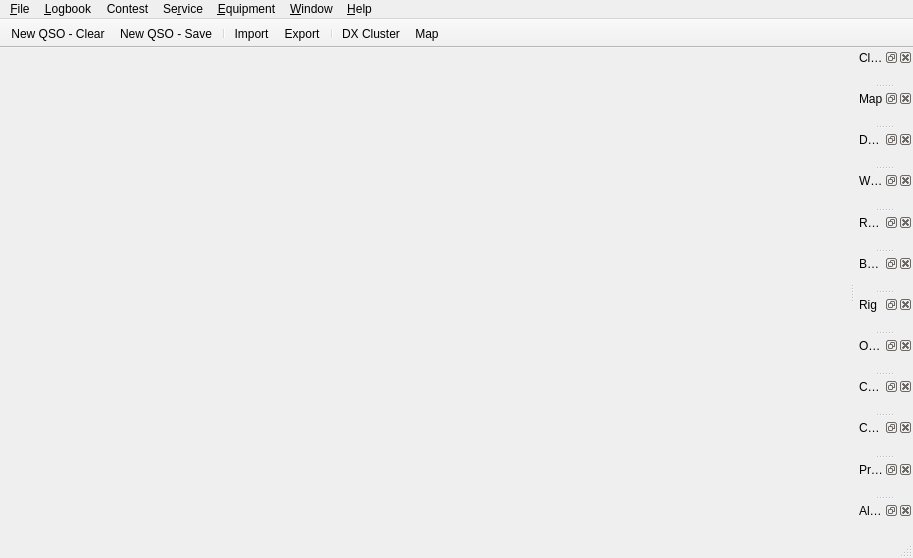
 <widget class="QMainWindow" name="MainWindow">
  <property name="geometry">
   <rect>
    <x>0</x>
    <y>0</y>
    <width>913</width>
    <height>558</height>
   </rect>
  </property>
  <property name="windowTitle">
   <string/>
  </property>
  <property name="dockOptions">
   <set>QMainWindow::AllowNestedDocks|QMainWindow::AllowTabbedDocks|QMainWindow::AnimatedDocks|QMainWindow::GroupedDragging</set>
  </property>
  <widget class="QWidget" name="centralWidget">
   <layout class="QVBoxLayout" name="verticalLayout">
    <property name="bottomMargin">
     <number>0</number>
    </property>
    <item>
     <widget class="LogbookWidget" name="logbookWidget" native="true">
      <property name="sizePolicy">
       <sizepolicy hsizetype="Preferred" vsizetype="Expanding">
        <horstretch>0</horstretch>
        <verstretch>0</verstretch>
       </sizepolicy>
      </property>
     </widget>
    </item>
    <item>
     <widget class="NewContactWidget" name="newContactWidget" native="true">
      <property name="sizePolicy">
       <sizepolicy hsizetype="Preferred" vsizetype="Maximum">
        <horstretch>0</horstretch>
        <verstretch>0</verstretch>
       </sizepolicy>
      </property>
      <property name="focusPolicy">
       <enum>Qt::ClickFocus</enum>
      </property>
     </widget>
    </item>
   </layout>
  </widget>
  <widget class="QMenuBar" name="menuBar">
   <property name="geometry">
    <rect>
     <x>0</x>
     <y>0</y>
     <width>913</width>
     <height>23</height>
    </rect>
   </property>
   <widget class="QMenu" name="menuFile">
    <property name="title">
     <string>&amp;File</string>
    </property>
    <addaction name="actionSettings"/>
    <addaction name="separator"/>
    <addaction name="actionQuit"/>
   </widget>
   <widget class="QMenu" name="menuLogbook">
    <property name="title">
     <string>&amp;Logbook</string>
    </property>
    <addaction name="actionQSOFilters"/>
    <addaction name="actionManualContact"/>
    <addaction name="separator"/>
    <addaction name="actionImport"/>
    <addaction name="actionExport"/>
    <addaction name="separator"/>
    <addaction name="actionAwards"/>
    <addaction name="actionStatistics"/>
   </widget>
   <widget class="QMenu" name="menuEquipment">
    <property name="title">
     <string>&amp;Equipment</string>
    </property>
    <addaction name="actionConnectRig"/>
    <addaction name="actionConnectCWKeyer"/>
    <addaction name="actionConnectRotator"/>
   </widget>
   <widget class="QMenu" name="menuHelp">
    <property name="title">
     <string>&amp;Help</string>
    </property>
    <addaction name="actionWikiHelp"/>
    <addaction name="actionReportBug"/>
    <addaction name="actionMailingList"/>
    <addaction name="separator"/>
    <addaction name="actionAbout"/>
   </widget>
   <widget class="QMenu" name="menuWindow">
    <property name="title">
     <string>&amp;Window</string>
    </property>
    <addaction name="actionAlerts"/>
    <addaction name="actionBandmap"/>
    <addaction name="actionClock"/>
    <addaction name="actionChat"/>
    <addaction name="actionCWConsole"/>
    <addaction name="actionDXClusterWindow"/>
    <addaction name="actionMapWindow"/>
    <addaction name="actionProfileImage"/>
    <addaction name="actionOnlineMap"/>
    <addaction name="actionRig"/>
    <addaction name="actionRotator"/>
    <addaction name="actionWsjtx"/>
   </widget>
   <widget class="QMenu" name="menuServices">
    <property name="title">
     <string>Se&amp;rvice</string>
    </property>
    <addaction name="actionClublog"/>
    <addaction name="actioneQSL"/>
    <addaction name="actionHRDLog"/>
    <addaction name="actionLotw"/>
    <addaction name="actionQRZ_com"/>
   </widget>
   <widget class="QMenu" name="menuContest">
    <property name="title">
     <string>Contest</string>
    </property>
    <widget class="QMenu" name="menuDupeCheck">
     <property name="title">
      <string>Dupe Check</string>
     </property>
     <addaction name="actionDupeAllBands"/>
     <addaction name="actionDupeEachBand"/>
     <addaction name="actionDupeEachBandMode"/>
     <addaction name="actionDupeNoCheck"/>
    </widget>
    <widget class="QMenu" name="menuSequence">
     <property name="title">
      <string>Sequence</string>
     </property>
     <addaction name="actionSeqSingle"/>
     <addaction name="actionSeqPerBand"/>
     <addaction name="separator"/>
     <addaction name="actionSeqReset"/>
    </widget>
    <widget class="QMenu" name="menuLinkExchange">
     <property name="title">
      <string>Linking Exchange With</string>
     </property>
     <addaction name="actionLinkExchangeNone"/>
     <addaction name="separator"/>
    </widget>
    <addaction name="menuDupeCheck"/>
    <addaction name="menuSequence"/>
    <addaction name="menuLinkExchange"/>
    <addaction name="separator"/>
    <addaction name="actionContestStop"/>
   </widget>
   <addaction name="menuFile"/>
   <addaction name="menuLogbook"/>
   <addaction name="menuContest"/>
   <addaction name="menuServices"/>
   <addaction name="menuEquipment"/>
   <addaction name="menuWindow"/>
   <addaction name="menuHelp"/>
  </widget>
  <widget class="QStatusBar" name="statusBar"/>
  <widget class="QToolBar" name="toolBar">
   <property name="enabled">
    <bool>true</bool>
   </property>
   <property name="windowTitle">
    <string>Toolbar</string>
   </property>
   <property name="movable">
    <bool>false</bool>
   </property>
   <property name="toolButtonStyle">
    <enum>Qt::ToolButtonIconOnly</enum>
   </property>
   <property name="floatable">
    <bool>false</bool>
   </property>
   <attribute name="toolBarArea">
    <enum>TopToolBarArea</enum>
   </attribute>
   <attribute name="toolBarBreak">
    <bool>false</bool>
   </attribute>
   <addaction name="actionNewContact"/>
   <addaction name="actionSaveContact"/>
   <addaction name="separator"/>
   <addaction name="actionImport"/>
   <addaction name="actionExport"/>
   <addaction name="separator"/>
   <addaction name="actionDXClusterWindow"/>
   <addaction name="actionMapWindow"/>
  </widget>
  <widget class="QDockWidget" name="clockDockWidget">
   <property name="windowTitle">
    <string>Clock</string>
   </property>
   <attribute name="dockWidgetArea">
    <number>2</number>
   </attribute>
   <widget class="ClockWidget" name="clockWidget"/>
  </widget>
  <widget class="QDockWidget" name="mapDockWidget">
   <property name="windowTitle">
    <string>Map</string>
   </property>
   <attribute name="dockWidgetArea">
    <number>2</number>
   </attribute>
   <widget class="MapWidget" name="mapWidget">
    <property name="focusPolicy">
     <enum>Qt::ClickFocus</enum>
    </property>
   </widget>
  </widget>
  <widget class="QDockWidget" name="dxDockWidget">
   <property name="windowTitle">
    <string>DX Cluster</string>
   </property>
   <attribute name="dockWidgetArea">
    <number>2</number>
   </attribute>
   <widget class="DxWidget" name="dxWidget"/>
  </widget>
  <widget class="QDockWidget" name="wsjtxDockWidget">
   <property name="windowTitle">
    <string>WSJTX</string>
   </property>
   <attribute name="dockWidgetArea">
    <number>2</number>
   </attribute>
   <widget class="WsjtxWidget" name="wsjtxWidget"/>
  </widget>
  <widget class="QDockWidget" name="rotatorDockWidget">
   <property name="windowTitle">
    <string>Rotator</string>
   </property>
   <attribute name="dockWidgetArea">
    <number>2</number>
   </attribute>
   <widget class="RotatorWidget" name="rotatorWidget"/>
  </widget>
  <widget class="QDockWidget" name="bandmapDockWidget">
   <property name="windowTitle">
    <string>Bandmap</string>
   </property>
   <attribute name="dockWidgetArea">
    <number>2</number>
   </attribute>
   <widget class="BandmapWidget" name="bandmapWidget"/>
  </widget>
  <widget class="QDockWidget" name="rigDockWidget">
   <property name="windowTitle">
    <string>Rig</string>
   </property>
   <attribute name="dockWidgetArea">
    <number>2</number>
   </attribute>
   <widget class="RigWidget" name="rigWidget"/>
  </widget>
  <widget class="QDockWidget" name="onlineMapDockWidget">
   <property name="windowTitle">
    <string>Online Map</string>
   </property>
   <attribute name="dockWidgetArea">
    <number>2</number>
   </attribute>
   <widget class="OnlineMapWidget" name="onlineMapWidget"/>
  </widget>
  <widget class="QDockWidget" name="cwConsoleDockWidget">
   <property name="windowTitle">
    <string>CW Console</string>
   </property>
   <attribute name="dockWidgetArea">
    <number>2</number>
   </attribute>
   <widget class="CWConsoleWidget" name="cwconsoleWidget"/>
  </widget>
  <widget class="QDockWidget" name="chatDockWidget">
   <property name="windowTitle">
    <string>Chat</string>
   </property>
   <attribute name="dockWidgetArea">
    <number>2</number>
   </attribute>
   <widget class="ChatWidget" name="chatWidget"/>
  </widget>
  <widget class="QDockWidget" name="profileImageDockWidget">
   <property name="windowTitle">
    <string>Profile Image</string>
   </property>
   <attribute name="dockWidgetArea">
    <number>2</number>
   </attribute>
   <widget class="ProfileImageWidget" name="profileImageWidget"/>
  </widget>
  <widget class="QDockWidget" name="alertDockWidget">
   <property name="windowTitle">
    <string>Alerts</string>
   </property>
   <attribute name="dockWidgetArea">
    <number>2</number>
   </attribute>
   <widget class="AlertWidget" name="alertsWidget"/>
  </widget>
  <action name="actionQuit">
   <property name="icon">
    <iconset theme="application-exit">
     <normaloff>.</normaloff>.</iconset>
   </property>
   <property name="text">
    <string>Quit</string>
   </property>
   <property name="toolTip">
    <string>Application - Quit</string>
   </property>
   <property name="shortcut">
    <string notr="true">Ctrl+Q</string>
   </property>
   <property name="menuRole">
    <enum>QAction::QuitRole</enum>
   </property>
   <property name="changeableshortcut" stdset="0">
    <bool>true</bool>
   </property>
  </action>
  <action name="actionSettings">
   <property name="icon">
    <iconset theme="document-properties">
     <normaloff>.</normaloff>.</iconset>
   </property>
   <property name="text">
    <string>&amp;Settings</string>
   </property>
   <property name="menuRole">
    <enum>QAction::PreferencesRole</enum>
   </property>
  </action>
  <action name="actionNewContact">
   <property name="icon">
    <iconset theme="document-new">
     <normaloff>.</normaloff>.</iconset>
   </property>
   <property name="text">
    <string>New QSO - Clear</string>
   </property>
   <property name="toolTip">
    <string>New QSO - Clear</string>
   </property>
   <property name="shortcut">
    <string notr="true">Ctrl+N</string>
   </property>
   <property name="changeableshortcut" stdset="0">
    <bool>true</bool>
   </property>
  </action>
  <action name="actionImport">
   <property name="icon">
    <iconset theme="document-import">
     <normaloff>.</normaloff>.</iconset>
   </property>
   <property name="text">
    <string>&amp;Import</string>
   </property>
  </action>
  <action name="actionExport">
   <property name="icon">
    <iconset theme="document-export">
     <normaloff>.</normaloff>.</iconset>
   </property>
   <property name="text">
    <string>&amp;Export</string>
   </property>
  </action>
  <action name="actionConnectRig">
   <property name="checkable">
    <bool>true</bool>
   </property>
   <property name="text">
    <string>Connect R&amp;ig</string>
   </property>
   <property name="shortcut">
    <string notr="true"/>
   </property>
  </action>
  <action name="actionAbout">
   <property name="icon">
    <iconset theme="help-about">
     <normaloff>.</normaloff>.</iconset>
   </property>
   <property name="text">
    <string>&amp;About</string>
   </property>
   <property name="menuRole">
    <enum>QAction::AboutRole</enum>
   </property>
  </action>
  <action name="actionSaveContact">
   <property name="icon">
    <iconset theme="document-save">
     <normaloff>.</normaloff>.</iconset>
   </property>
   <property name="text">
    <string>New QSO - Save</string>
   </property>
   <property name="toolTip">
    <string>New QSO - Save</string>
   </property>
   <property name="shortcut">
    <string notr="true">Ctrl+S</string>
   </property>
   <property name="changeableshortcut" stdset="0">
    <bool>true</bool>
   </property>
  </action>
  <action name="actionDXClusterWindow">
   <property name="icon">
    <iconset theme="object-rows">
     <normaloff>:/res/icons/network-wireless.png</normaloff>:/res/icons/network-wireless.png</iconset>
   </property>
   <property name="text">
    <string>DX Cluster</string>
   </property>
  </action>
  <action name="actionMapWindow">
   <property name="icon">
    <iconset theme="globe">
     <normaloff>:/res/icons/emblem-web.png</normaloff>:/res/icons/emblem-web.png</iconset>
   </property>
   <property name="text">
    <string>Map</string>
   </property>
  </action>
  <action name="actionStatistics">
   <property name="icon">
    <iconset theme="x-office-spreadsheet">
     <normaloff>.</normaloff>.</iconset>
   </property>
   <property name="text">
    <string>S&amp;tatistics</string>
   </property>
  </action>
  <action name="actionWsjtx">
   <property name="text">
    <string>Wsjtx</string>
   </property>
  </action>
  <action name="actionLotw">
   <property name="text">
    <string>&amp;LotW</string>
   </property>
  </action>
  <action name="actionConnectRotator">
   <property name="checkable">
    <bool>true</bool>
   </property>
   <property name="text">
    <string>Connect R&amp;otator</string>
   </property>
  </action>
  <action name="actionRotator">
   <property name="text">
    <string>Rotator</string>
   </property>
  </action>
  <action name="actionBandmap">
   <property name="text">
    <string>Bandmap</string>
   </property>
  </action>
  <action name="actionRig">
   <property name="text">
    <string>Rig</string>
   </property>
  </action>
  <action name="actionClock">
   <property name="text">
    <string>Clock</string>
   </property>
  </action>
  <action name="actionQSOFilters">
   <property name="icon">
    <iconset theme="filter_list"/>
   </property>
   <property name="text">
    <string>QSO &amp;Filters</string>
   </property>
  </action>
  <action name="actioneQSL">
   <property name="text">
    <string>&amp;eQSL</string>
   </property>
  </action>
  <action name="actionOnlineMap">
   <property name="text">
    <string>Online Map</string>
   </property>
  </action>
  <action name="actionAwards">
   <property name="icon">
    <iconset theme="application-certificate">
     <normaloff>.</normaloff>.</iconset>
   </property>
   <property name="text">
    <string>&amp;Awards</string>
   </property>
  </action>
  <action name="actionClublog">
   <property name="text">
    <string>&amp;Clublog</string>
   </property>
  </action>
  <action name="actionQRZ_com">
   <property name="text">
    <string>&amp;QRZ.com</string>
   </property>
  </action>
  <action name="actionEditAlertRules">
   <property name="text">
    <string>Edit Rules</string>
   </property>
  </action>
  <action name="actionBeepSettingAlert">
   <property name="checkable">
    <bool>true</bool>
   </property>
   <property name="text">
    <string>Beep</string>
   </property>
  </action>
  <action name="actionConnectCWKeyer">
   <property name="checkable">
    <bool>true</bool>
   </property>
   <property name="text">
    <string>Connect &amp;CW Keyer</string>
   </property>
  </action>
  <action name="actionCWConsole">
   <property name="text">
    <string>CW Console</string>
   </property>
  </action>
  <action name="actionWikiHelp">
   <property name="icon">
    <iconset theme="help">
     <normaloff>.</normaloff>.</iconset>
   </property>
   <property name="text">
    <string>&amp;Wiki</string>
   </property>
  </action>
  <action name="actionReportBug">
   <property name="text">
    <string>Report &amp;Bug...</string>
   </property>
  </action>
  <action name="actionManualContact">
   <property name="checkable">
    <bool>true</bool>
   </property>
   <property name="text">
    <string>&amp;Manual Entry</string>
   </property>
   <property name="toolTip">
    <string>Switch New Contact dialog to the manually entry mode&lt;br/&gt;(time, freq, profiles etc. are not taken from their common sources)</string>
   </property>
  </action>
  <action name="actionMailingList">
   <property name="text">
    <string>Mailing List...</string>
   </property>
  </action>
  <action name="actionActivitiesEdit">
   <property name="text">
    <string>Edit</string>
   </property>
  </action>
  <action name="actionHRDLog">
   <property name="text">
    <string>HRDLog</string>
   </property>
  </action>
  <action name="actionChat">
   <property name="text">
    <string>Chat</string>
   </property>
  </action>
  <action name="actionSaveGeometry">
   <property name="text">
    <string>Save Arrangement</string>
   </property>
   <property name="toolTip">
    <string>Save Arrangement</string>
   </property>
  </action>
  <action name="actionEquipmentKeepOptions">
   <property name="checkable">
    <bool>true</bool>
   </property>
   <property name="text">
    <string>Keep Options</string>
   </property>
   <property name="toolTip">
    <string>Restore connection options after application restart</string>
   </property>
  </action>
  <action name="actionProfileImage">
   <property name="text">
    <string>Profile Image</string>
   </property>
  </action>
  <action name="actionSearchCallsign">
   <property name="enabled">
    <bool>true</bool>
   </property>
   <property name="text">
    <string>Logbook - Search Callsign</string>
   </property>
   <property name="shortcut">
    <string notr="true">Ctrl+F</string>
   </property>
   <property name="shortcutContext">
    <enum>Qt::ApplicationShortcut</enum>
   </property>
   <property name="menuRole">
    <enum>QAction::NoRole</enum>
   </property>
   <property name="changeableshortcut" stdset="0">
    <bool>true</bool>
   </property>
  </action>
  <action name="actionAddBandmapMark">
   <property name="text">
    <string>New QSO - Add text from Callsign field to Bandmap</string>
   </property>
   <property name="toolTip">
    <string>New QSO - Add text from Callsign field to Bandmap</string>
   </property>
   <property name="shortcut">
    <string notr="true">Ctrl+M</string>
   </property>
   <property name="shortcutContext">
    <enum>Qt::ApplicationShortcut</enum>
   </property>
   <property name="menuRole">
    <enum>QAction::NoRole</enum>
   </property>
   <property name="changeableshortcut" stdset="0">
    <bool>true</bool>
   </property>
  </action>
  <action name="actionBandSwitchDown">
   <property name="text">
    <string>Rig - Band Down</string>
   </property>
   <property name="shortcut">
    <string notr="true">Ctrl+PgDown</string>
   </property>
   <property name="shortcutContext">
    <enum>Qt::ApplicationShortcut</enum>
   </property>
   <property name="menuRole">
    <enum>QAction::NoRole</enum>
   </property>
   <property name="changeableshortcut" stdset="0">
    <bool>true</bool>
   </property>
  </action>
  <action name="actionBandSwitchUp">
   <property name="text">
    <string>Rig - Band Up</string>
   </property>
   <property name="shortcut">
    <string notr="true">Ctrl+PgUp</string>
   </property>
   <property name="shortcutContext">
    <enum>Qt::ApplicationShortcut</enum>
   </property>
   <property name="menuRole">
    <enum>QAction::NoRole</enum>
   </property>
   <property name="changeableshortcut" stdset="0">
    <bool>true</bool>
   </property>
  </action>
  <action name="actionUseNearestCallsign">
   <property name="text">
    <string>New QSO - Use Callsign from the Whisperer</string>
   </property>
   <property name="shortcut">
    <string notr="true">Alt+Return</string>
   </property>
   <property name="shortcutContext">
    <enum>Qt::ApplicationShortcut</enum>
   </property>
   <property name="menuRole">
    <enum>QAction::NoRole</enum>
   </property>
   <property name="changeableshortcut" stdset="0">
    <bool>true</bool>
   </property>
  </action>
  <action name="actionCWSpeedUp">
   <property name="text">
    <string>CW Console - Key Speed Up</string>
   </property>
   <property name="shortcut">
    <string notr="true">Alt+Up</string>
   </property>
   <property name="shortcutContext">
    <enum>Qt::ApplicationShortcut</enum>
   </property>
   <property name="menuRole">
    <enum>QAction::NoRole</enum>
   </property>
   <property name="changeableshortcut" stdset="0">
    <bool>true</bool>
   </property>
  </action>
  <action name="actionCWSpeedDown">
   <property name="text">
    <string>CW Console - Key Speed Down</string>
   </property>
   <property name="shortcut">
    <string notr="true">Alt+Down</string>
   </property>
   <property name="shortcutContext">
    <enum>Qt::ApplicationShortcut</enum>
   </property>
   <property name="menuRole">
    <enum>QAction::NoRole</enum>
   </property>
   <property name="changeableshortcut" stdset="0">
    <bool>true</bool>
   </property>
  </action>
  <action name="actionCWProfileUp">
   <property name="text">
    <string>CW Console - Profile Up</string>
   </property>
   <property name="shortcut">
    <string notr="true">Alt+Right</string>
   </property>
   <property name="shortcutContext">
    <enum>Qt::ApplicationShortcut</enum>
   </property>
   <property name="menuRole">
    <enum>QAction::NoRole</enum>
   </property>
   <property name="changeableshortcut" stdset="0">
    <bool>true</bool>
   </property>
  </action>
  <action name="actionCWProfileDown">
   <property name="text">
    <string>CW Console - Profile Down</string>
   </property>
   <property name="shortcut">
    <string notr="true">Alt+Left</string>
   </property>
   <property name="shortcutContext">
    <enum>Qt::ApplicationShortcut</enum>
   </property>
   <property name="menuRole">
    <enum>QAction::NoRole</enum>
   </property>
   <property name="changeableshortcut" stdset="0">
    <bool>true</bool>
   </property>
  </action>
  <action name="actionPTTOn">
   <property name="text">
    <string>Rig - PTT On/Off</string>
   </property>
   <property name="shortcut">
    <string notr="true">Alt+\</string>
   </property>
   <property name="shortcutContext">
    <enum>Qt::ApplicationShortcut</enum>
   </property>
   <property name="autoRepeat">
    <bool>false</bool>
   </property>
   <property name="menuRole">
    <enum>QAction::NoRole</enum>
   </property>
   <property name="changeableshortcut" stdset="0">
    <bool>true</bool>
   </property>
  </action>
  <action name="actionAlerts">
   <property name="text">
    <string>Alerts</string>
   </property>
  </action>
  <action name="actionClearAlerts">
   <property name="text">
    <string>Clear</string>
   </property>
  </action>
  <action name="actionShowAlerts">
   <property name="text">
    <string>Show Alerts</string>
   </property>
  </action>
  <action name="actionDupeAllBands">
   <property name="checkable">
    <bool>true</bool>
   </property>
   <property name="text">
    <string>All Bands</string>
   </property>
  </action>
  <action name="actionDupeEachBand">
   <property name="checkable">
    <bool>true</bool>
   </property>
   <property name="text">
    <string>Each Band</string>
   </property>
  </action>
  <action name="actionDupeEachBandMode">
   <property name="checkable">
    <bool>true</bool>
   </property>
   <property name="text">
    <string>Each Band &amp;&amp; Mode</string>
   </property>
  </action>
  <action name="actionDupeNoCheck">
   <property name="checkable">
    <bool>true</bool>
   </property>
   <property name="text">
    <string>No Check</string>
   </property>
  </action>
  <action name="actionSeqSingle">
   <property name="checkable">
    <bool>true</bool>
   </property>
   <property name="text">
    <string>Single</string>
   </property>
  </action>
  <action name="actionSeqPerBand">
   <property name="checkable">
    <bool>true</bool>
   </property>
   <property name="text">
    <string>Per Band</string>
   </property>
  </action>
  <action name="actionContestStop">
   <property name="enabled">
    <bool>false</bool>
   </property>
   <property name="text">
    <string>Stop</string>
   </property>
  </action>
  <action name="actionSeqReset">
   <property name="text">
    <string>Reset</string>
   </property>
  </action>
  <action name="actionLinkExchangeNone">
   <property name="checkable">
    <bool>true</bool>
   </property>
   <property name="text">
    <string>None</string>
   </property>
  </action>
 </widget>
